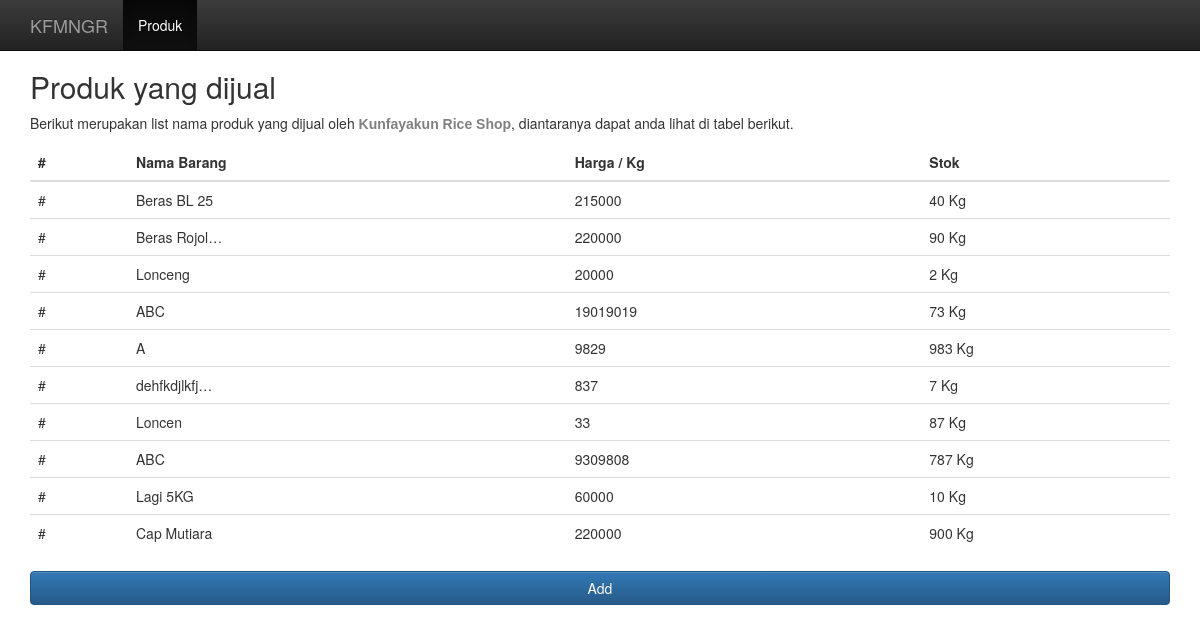
Page /product/ on the earlier database version.
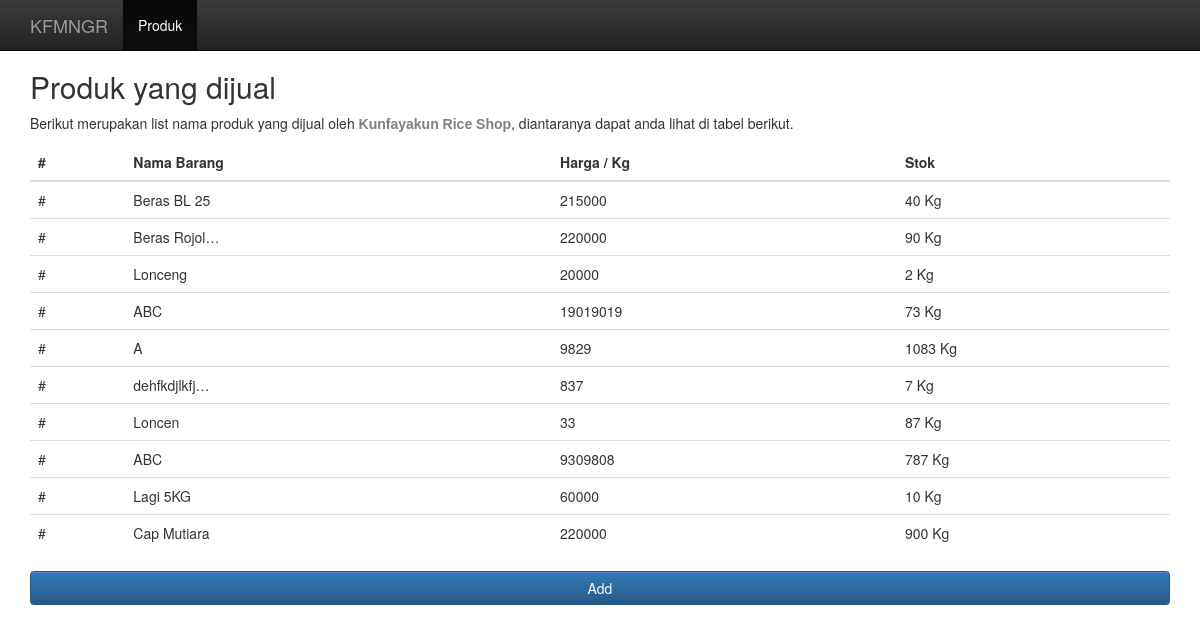
Same page on the later database version.
### products/models.py (models this page shows, shortened)
class Product(models.Model):
    name = models.CharField(max_length=100)
    price = models.IntegerField(default=0)
    detail = models.CharField(max_length=100)
    weight = models.IntegerField(default=0)
    sku = models.CharField(blank=True, null=True, max_length=10)
    stock = models.IntegerField(default=0)
    created_at = models.DateTimeField(auto_now_add = True, auto_now = False)
    updated_at = models.DateTimeField(auto_now_add = False, auto_now = True)
    def __str__(self):
        return str(self.name)
    def get_stock_amount(self):
        return str(self.stock) + " Kg"
    @staticmethod
    def get_all_products():
        return Product.objects.all()

### products/views.py (the view)
# urls.py: url(r'^product/$', products, name='products'),
def products(request):
    products = Product.get_all_products()
    return render(request, 'products.html', {'products': products})

### products/templates/products.html (shortened to what this page needs)
{% extends 'base.html' %}
{% block content %}
  <h2>Produk yang dijual</h2>
  <p>Berikut merupakan list nama produk yang dijual oleh <b style="color:grey; font-family: 'Arial'">Kunfayakun Rice Shop</b>, diantaranya dapat anda lihat di tabel berikut.</p>
  <div class="table-responsive">
  <table class="table">
    <thead>
      <tr>
        <th>#</th>
        <th>Nama Barang</th>
        <th>Harga / Kg</th>
        <th>Stok</th>
      </tr>
    </thead>
    <tbody>
      {% for product in products %}
      <tr>
        <td>#</td>
        <td title="{{product.name}}">{{ product|truncatechars:12 }}</td>
        <td>{{ product.price }}</td>
        <td>{{ product.get_stock_amount }}</td>
      </tr>
      {% endfor %}
    </tbody>
  </table>
  <a href="{% url 'create_product' %}" class="btn btn-primary btn-block">Add</a>
{% endblock %}

Differences in the rows shown:
changed Product (number 5 of 10 on the later page): get_stock_amount "983 Kg" → "1083 Kg"
